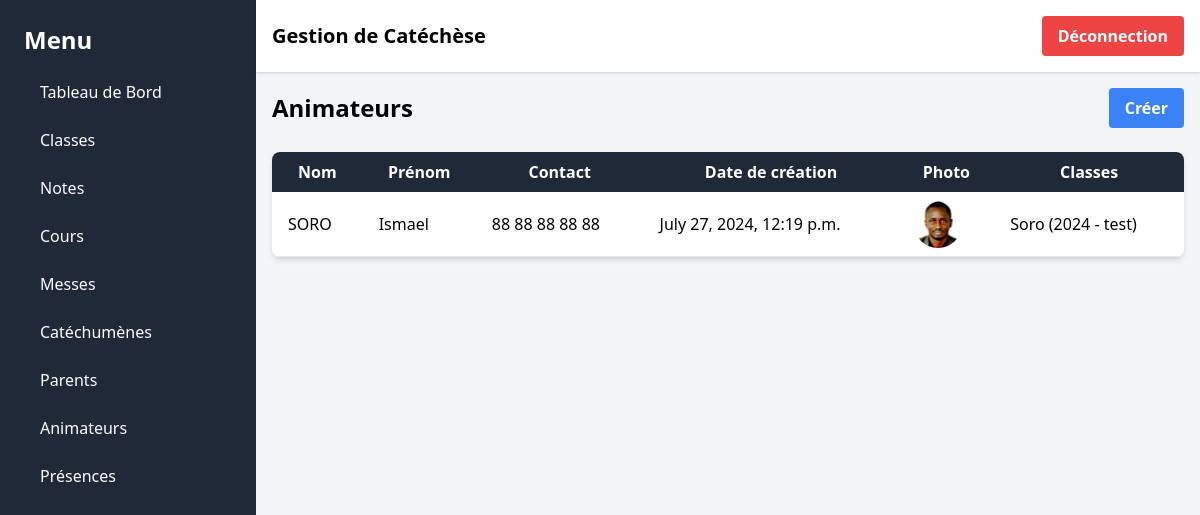
Screenshot of /animateurs/ (signed in) with the database file from the repository.
### gestion/models.py (models this page shows, shortened)
class Animateur(models.Model):
    user = models.OneToOneField(User, on_delete=models.CASCADE)
    nom = models.CharField(max_length=100)
    prenom = models.CharField(max_length=100)
    contact = models.CharField(max_length=100)
    date_creation = models.DateTimeField(auto_now_add=True)
    photo = models.ImageField(upload_to='animateur_photos/', null=True, blank=True)
    classes = models.ManyToManyField('Classe')

class Classe(models.Model):
    nom = models.CharField(max_length=100)
    annee = models.IntegerField()
    categorie = models.CharField(max_length=100)
    def __str__(self):
        return f"{self.nom} ({self.annee} - {self.categorie})"

### gestion/views.py (the view)
# urls.py: path('animateurs/', views.animateur, name='animateurs'),
@login_required
def animateur(request):
    animateurs_list = Animateur.objects.all()
    return render(request, 'gestion/animateurs.html', {'animateurs_list': animateurs_list})

### gestion/templates/gestion/animateurs.html
{% extends 'gestion/base.html' %}
{% block content %}
<div class="flex justify-between items-center mb-6">
    <h1 class="text-2xl font-semibold">Animateurs</h1>
    <a href="{% url 'create_animateur' %}" class="bg-blue-500 hover:bg-blue-700 text-white font-bold py-2 px-4 rounded focus:outline-none focus:shadow-outline">Créer</a>
</div>
<table class="min-w-full bg-white shadow-md rounded-lg overflow-hidden">
    <thead class="bg-gray-800 text-white">
        <tr>
            <th class="py-2 px-4">Nom</th>
            <th class="py-2 px-4">Prénom</th>
            <th class="py-2 px-4">Contact</th>
            <th class="py-2 px-4">Date de création</th>
            <th class="py-2 px-4">Photo</th>
            <th class="py-2 px-4">Classes</th>
        </tr>
    </thead>
    <tbody class="bg-gray-200">
        {% for animateur in animateurs_list %}
        <tr class="bg-white border-b">
            <td class="py-2 px-4">{{ animateur.nom }}</td>
            <td class="py-2 px-4">{{ animateur.prenom }}</td>
            <td class="py-2 px-4">{{ animateur.contact }}</td>
            <td class="py-2 px-4">{{ animateur.date_creation }}</td>
            <td class="py-2 px-4">
                {% if animateur.photo %}
                <img src="{{ animateur.photo.url }}" alt="{{ animateur.nom }}" class="w-12 h-12 rounded-full">
                {% else %}
                <span>N/A</span>
                {% endif %}
            </td>
            <td class="py-2 px-4">
                {{ animateur.classes.all|join:", " }}
            </td>
        </tr>
        {% endfor %}
    </tbody>
</table>
{% endblock %}

### rows the page displays
Animateur: nom "SORO", prenom "Ismael", contact "88 88 88 88 88", date_creation "July 27, 2024, 12:19 p.m.", photo (picture), classes.all "Soro (2024 - test)"
